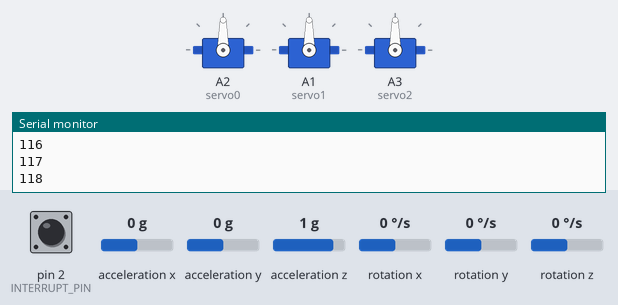
Recording of a sketch running on a simulated Arduino Uno, built with avr-gcc and run on an emulated ATmega328P. Shown: 3 × servo, the last lines printed to the serial monitor. The test bench sets the inputs (shaded band); at power-on: rotation z 0 °/s, acceleration x 0 g, acceleration z 1 g, acceleration y 0 g, pin 2 (INTERRUPT_PIN) LOW, rotation x 0 °/s, rotation y 0 °/s. The sensor or clock chip raises its interrupt line as the real part does.

Above: at 1.7 s.
1.8 s: rotation z set to -192 °/s
4.8 s: rotation z set to 100 °/s
At 7.5 s:
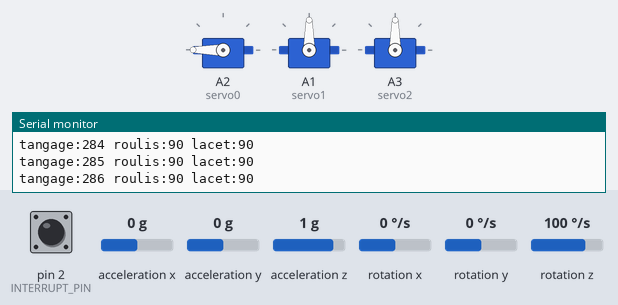
7.8 s: acceleration x set to 0.8 g
At 8.4 s:
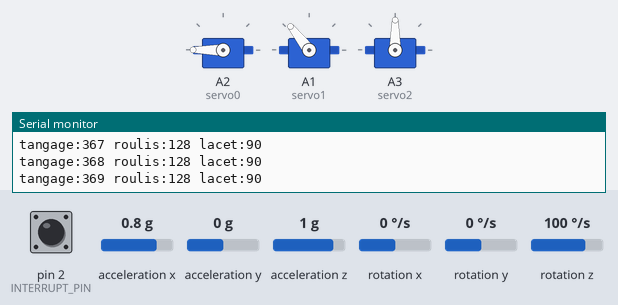
10.8 s: acceleration z set to -0.8 g
At 13.5 s:
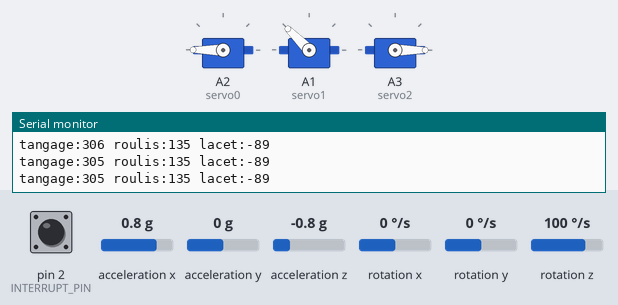
13.8 s: acceleration y set to -1.4 g
16.8 s: acceleration x set to -0.8 g
At 17.4 s:
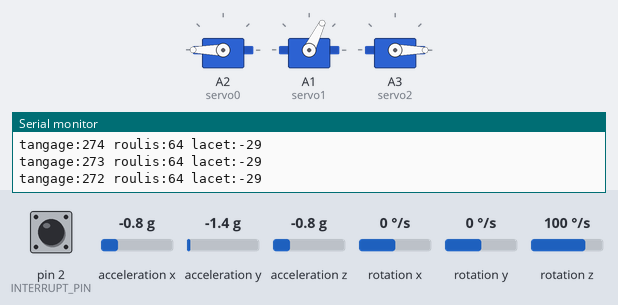
Timing chart, 0 to 20.8 s (numbered marks = the images above; inputs shaded):
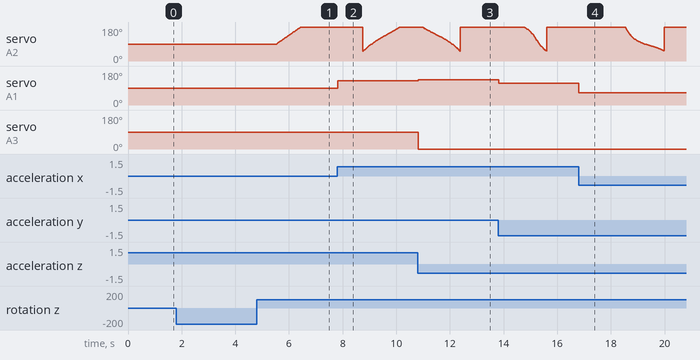

The sketch:

marche.ino
```cpp
#include "I2Cdev.h"

#include "MPU6050_6Axis_MotionApps20.h"

#if I2CDEV_IMPLEMENTATION == I2CDEV_ARDUINO_WIRE
#include "Wire.h"
#endif
#include <Servo.h>

MPU6050 mpu;

Servo servo0;
Servo servo1;
Servo servo2;
float correct;
int j = 0;

#define OUTPUT_READABLE_YAWPITCHROLL

#define INTERRUPT_PIN 2  // use pin 2 on Arduino Uno & most boards

bool blinkState = false;


bool dmpReady = false;
uint8_t mpuIntStatus;
uint8_t devStatus;
uint16_t packetSize;
uint16_t fifoCount;
uint8_t fifoBuffer[64];


Quaternion q;
VectorInt16 aa;
VectorInt16 aaReal;
VectorInt16 aaWorld;
VectorFloat gravity;
float euler[3];
float ypr[3];


uint8_t teapotPacket[14] = { '$', 0x02, 0, 0, 0, 0, 0, 0, 0, 0, 0x00, 0x00, '\r', '\n' };


volatile bool mpuInterrupt = false;
void dmpDataReady() {
  mpuInterrupt = true;
}

void setup() {
  TIMSK0 = 0;


#if I2CDEV_IMPLEMENTATION == I2CDEV_ARDUINO_WIRE
  Wire.begin();
  Wire.setClock(400000);
#elif I2CDEV_IMPLEMENTATION == I2CDEV_BUILTIN_FASTWIRE
  Fastwire::setup(400, true);
#endif

  Serial.begin(115200);
  while (!Serial)
    ;
  Serial.println(F("Initialisation ..."));
  mpu.initialize();
  pinMode(INTERRUPT_PIN, INPUT);
  devStatus = mpu.dmpInitialize();

  mpu.setXGyroOffset(17);
  mpu.setYGyroOffset(-69);
  mpu.setZGyroOffset(27);
  mpu.setZAccelOffset(1551);


  if (devStatus == 0) {

    mpu.CalibrateAccel(6);
    mpu.CalibrateGyro(6);
    mpu.PrintActiveOffsets();
    mpu.setDMPEnabled(true);

    attachInterrupt(digitalPinToInterrupt(INTERRUPT_PIN), dmpDataReady, RISING);
    mpuIntStatus = mpu.getIntStatus();


    dmpReady = true;

    packetSize = mpu.dmpGetFIFOPacketSize();
  } else {

    Serial.print(F("DMP Initialization failed (code "));
    Serial.print(devStatus);
    Serial.println(F(")"));
  }


  servo0.attach(A2);
  servo1.attach(A1);
  servo2.attach(A3);
}

void loop() {

  if (!dmpReady) return;

  while (!mpuInterrupt && fifoCount < packetSize) {
    if (mpuInterrupt && fifoCount < packetSize) {
      fifoCount = mpu.getFIFOCount();
    }
  }

  mpuInterrupt = false;
  mpuIntStatus = mpu.getIntStatus();

  fifoCount = mpu.getFIFOCount()

    ;
  if ((mpuIntStatus & _BV(MPU6050_INTERRUPT_FIFO_OFLOW_BIT)) || fifoCount >= 1024) {

    mpu.resetFIFO();
    fifoCount = mpu.getFIFOCount();
    Serial.println(F("FIFO overflow!"));

  } else if (mpuIntStatus & _BV(MPU6050_INTERRUPT_DMP_INT_BIT)) {

    while (fifoCount < packetSize) fifoCount = mpu.getFIFOCount();

    mpu.getFIFOBytes(fifoBuffer, packetSize);

    fifoCount -= packetSize;


#ifdef OUTPUT_READABLE_YAWPITCHROLL
    mpu.dmpGetQuaternion(&q, fifoBuffer);
    mpu.dmpGetGravity(&gravity, &q);
    mpu.dmpGetYawPitchRoll(ypr, &q, &gravity);


    ypr[0] = ypr[0] * 180 / M_PI;
    ypr[1] = ypr[1] * 180 / M_PI;
    ypr[2] = ypr[2] * 180 / M_PI;

    if (j <= 500) {
      correct = ypr[0];
      j++;
      Serial.println(j);
    }

    else {
      ypr[0] = ypr[0] - correct;

      int servo0Value = map(ypr[0], -90, 90, 180, 0);
      int servo1Value = map(ypr[1], -90, 90, 0, 180);
      int servo2Value = map(ypr[2], -90, 90, 0, 180);

      Serial.print("tangage:");
      Serial.print(servo0Value);
      Serial.print(" roulis:");
      Serial.print(servo1Value);
      Serial.print(" lacet:");
      Serial.println(servo2Value);
      //
      servo0.write(servo0Value);
      servo1.write(servo1Value);
      servo2.write(servo2Value);
    }
#endif
  }
}
```

Measured:
- after the input at 7.8 s, servo on A1 (servo1): 90° → 128° at once
- after the input at 10.8 s, servo on A1 (servo1): 128° → 135° at once; servo on A3 (servo2): 90° → 0° at once
- after the input at 16.8 s, servo on A1 (servo1): 116° → 64° at once
